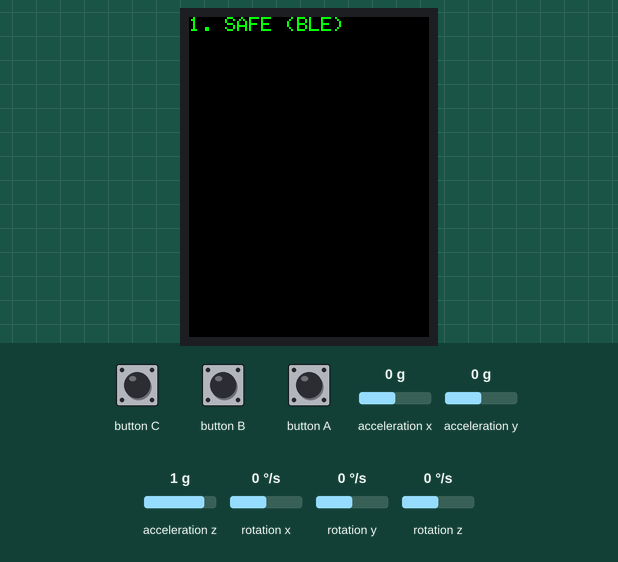
This sketch was run on a simulated ESP32. Parts: 240×320 colour display. Inputs (shaded band) come from the test bench; at power-on: acceleration x 0 g, acceleration y 0 g, acceleration z 1 g, rotation x 0 °/s, rotation y 0 °/s, rotation z 0 °/s. Nothing arrives over Bluetooth unless stated; a phone connects over Bluetooth LE 3 s after start. At 11.0 s the program restarts the board; the recording ends there.

Above: at 3.8 s.
3.9 s: button A pressed for 0.15 s
At 5.7 s:
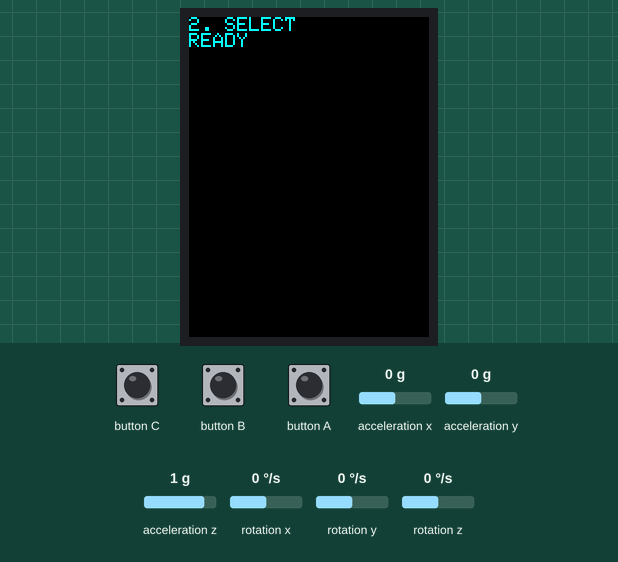
6.0 s: button A pressed for 1 s
At 7.18 s:
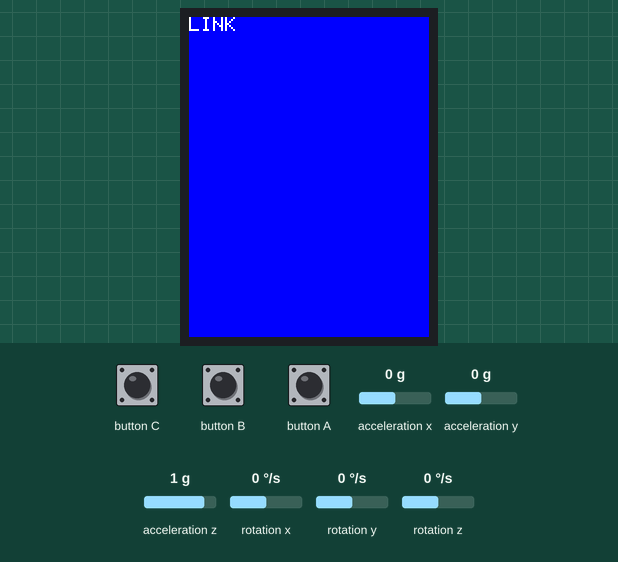
8.7 s: button A pressed for 0.15 s
At 10.0 s:
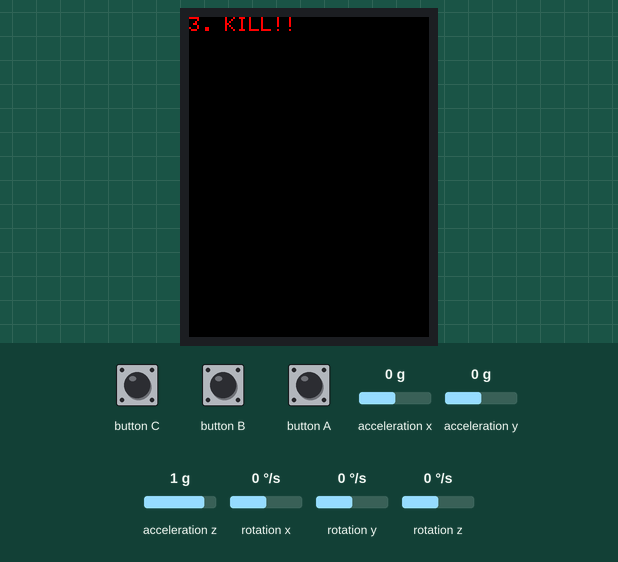
10.4 s: button B pressed for 0.15 s
At 10.72 s:
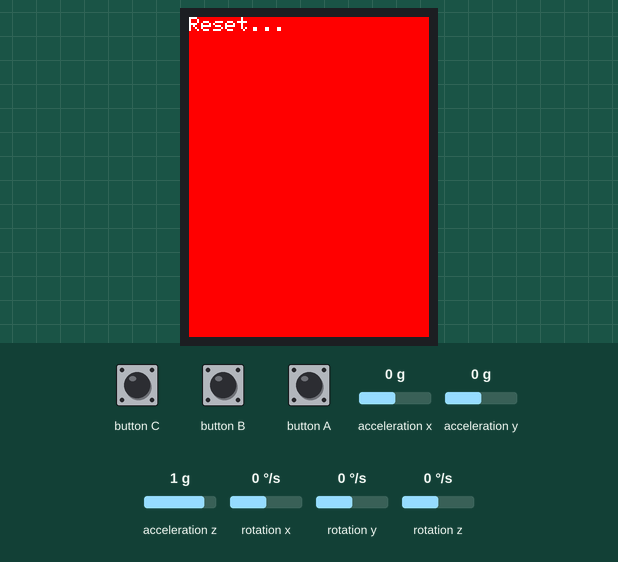
Timing chart, 0 to 11.0 s (numbered marks = the images above; inputs shaded):
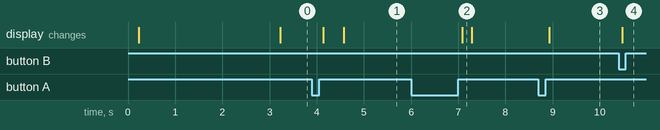

The sketch:

m5sticlS3Code.ino
```cpp
#include <M5Unified.h>
#include <BLEDevice.h>
#include <BLEServer.h>
#include <BLEUtils.h>
#include <BLE2902.h>
#include <math.h>

#define SERVICE_UUID        "4fafc201-1fb5-459e-8fcc-c5c9c331914b"
#define CHARACTERISTIC_UUID "beb5483e-36e1-4688-b7f5-ea07361b26a8"

namespace {

constexpr float DEG_TO_RAD_F = 0.01745329251994329577f;
constexpr float RAD_TO_DEG_F = 57.29577951308232088f;

// IMU filter and stability thresholds.
constexpr float ACCEL_STATIONARY_TOLERANCE_G = 0.08f;
constexpr float ACCEL_STATIONARY_EXIT_G = 0.12f;
constexpr float GYRO_STATIONARY_THRESHOLD_DPS = 6.0f;
constexpr float GYRO_STATIONARY_EXIT_DPS = 10.0f;
constexpr float ACCEL_REJECTION_RANGE_G = 0.20f;
constexpr float GYRO_ACCEL_REJECTION_DPS = 120.0f;
constexpr float MAHONY_KP_MOVING = 0.35f;
constexpr float MAHONY_KP_STATIONARY = 3.0f;
constexpr float GYRO_BIAS_TAU_SECONDS = 8.0f;
constexpr float TILT_LPF_TAU_SECONDS = 0.08f;

// Gesture thresholds. Enter and release values differ to prevent chatter.
constexpr float LEVEL_ENTER_DEG = 3.0f;
constexpr float LEVEL_EXIT_DEG = 6.0f;
constexpr float SELECT_ENTER_DEG = 15.0f;
constexpr float SELECT_RELEASE_DEG = 8.0f;
constexpr float CROSS_TILT_LIMIT_DEG = 35.0f;
constexpr float KILL_ACCEL_THRESHOLD_G = 2.5f;
constexpr float NAV_DIRECTION_SIGN = 1.0f;

constexpr uint32_t STATIONARY_HOLD_MS = 350;
constexpr uint32_t SELECT_REPEAT_MS = 400;
constexpr uint32_t KILL_COOLDOWN_MS = 600;
constexpr uint32_t KILL_TRANSITION_MS = 200;
constexpr uint32_t KILL_SELECT_MINIMUM_MS = 250;
constexpr uint32_t HEARTBEAT_MS = 1000;

struct OrientationState {
  float q0 = 1.0f;
  float q1 = 0.0f;
  float q2 = 0.0f;
  float q3 = 0.0f;
  float gyroBiasX = 0.0f;
  float gyroBiasY = 0.0f;
  float gyroBiasZ = 0.0f;
  float accelX = 0.0f;
  float accelY = 0.0f;
  float accelZ = 0.0f;
  float accelMagnitude = 0.0f;
  float navTiltDeg = 0.0f;
  float crossTiltDeg = 0.0f;
  float absoluteTiltDeg = 180.0f;
  float stationarySumX = 0.0f;
  float stationarySumY = 0.0f;
  float stationarySumZ = 0.0f;
  uint32_t stationarySamples = 0;
  uint32_t stationarySinceMs = 0;
  uint32_t levelSinceMs = 0;
  uint32_t lastSampleUs = 0;
  bool initialized = false;
  bool anglesInitialized = false;
  bool stationaryCandidate = false;
  bool stationary = false;
  bool levelCandidate = false;
  bool level = false;
  bool reseedPending = true;
  bool hasSample = false;
};

BLEServer* pServer = nullptr;
BLECharacteristic* pCharacteristic = nullptr;
volatile bool deviceConnected = false;
OrientationState orientation;
int currentMode = 0;
int navDirection = 0;
bool selectArmed = false;
bool killTransitionPending = false;
volatile bool screenDirty = true;
uint32_t selectNotBeforeMs = 0;
uint32_t killTransitionAtMs = 0;
uint32_t killFlashUntilMs = 0;
uint32_t linkFlashUntilMs = 0;
uint32_t lastKillTimeMs = 0;
uint32_t lastNavCommandTimeMs = 0;
uint32_t lastHeartbeatTimeMs = 0;

float clampUnit(float value) {
  if (value > 1.0f) return 1.0f;
  if (value < -1.0f) return -1.0f;
  return value;
}

float clamp01(float value) {
  if (value > 1.0f) return 1.0f;
  if (value < 0.0f) return 0.0f;
  return value;
}

bool elapsed(uint32_t now, uint32_t since, uint32_t interval) {
  return static_cast<uint32_t>(now - since) >= interval;
}

bool deadlineReached(uint32_t now, uint32_t deadline) {
  return static_cast<int32_t>(now - deadline) >= 0;
}

bool deadlinePending(uint32_t now, uint32_t deadline) {
  return deadline != 0 && static_cast<int32_t>(now - deadline) < 0;
}

void normalizeQuaternion() {
  const float norm = sqrtf(
    orientation.q0 * orientation.q0 + orientation.q1 * orientation.q1 +
    orientation.q2 * orientation.q2 + orientation.q3 * orientation.q3
  );
  if (norm < 0.000001f) {
    orientation.q0 = 1.0f;
    orientation.q1 = orientation.q2 = orientation.q3 = 0.0f;
    return;
  }
  const float inverseNorm = 1.0f / norm;
  orientation.q0 *= inverseNorm;
  orientation.q1 *= inverseNorm;
  orientation.q2 *= inverseNorm;
  orientation.q3 *= inverseNorm;
}

bool seedQuaternionFromAccel(float ax, float ay, float az) {
  const float norm = sqrtf(ax * ax + ay * ay + az * az);
  if (norm < 0.2f) return false;
  ax /= norm;
  ay /= norm;
  az /= norm;

  const float roll = atan2f(ay, az);
  const float pitch = atan2f(-ax, sqrtf(ay * ay + az * az));
  const float halfRoll = 0.5f * roll;
  const float halfPitch = 0.5f * pitch;
  const float cr = cosf(halfRoll);
  const float sr = sinf(halfRoll);
  const float cp = cosf(halfPitch);
  const float sp = sinf(halfPitch);

  orientation.q0 = cr * cp;
  orientation.q1 = sr * cp;
  orientation.q2 = cr * sp;
  orientation.q3 = -sr * sp;
  orientation.initialized = true;
  orientation.anglesInitialized = false;
  normalizeQuaternion();
  return true;
}

void resetStationaryWindow() {
  orientation.stationaryCandidate = false;
  orientation.stationarySinceMs = 0;
  orientation.stationarySumX = 0.0f;
  orientation.stationarySumY = 0.0f;
  orientation.stationarySumZ = 0.0f;
  orientation.stationarySamples = 0;
}

void beginLevelAcquisition(uint32_t readyNotBeforeMs) {
  selectArmed = false;
  navDirection = 0;
  selectNotBeforeMs = readyNotBeforeMs;
  orientation.stationary = false;
  orientation.level = false;
  orientation.levelCandidate = false;
  orientation.levelSinceMs = 0;
  orientation.reseedPending = true;
  resetStationaryWindow();
  screenDirty = true;
}

void updateEstimatedTilts(float dtSeconds, bool forceImmediate) {
  const float gx = 2.0f * (orientation.q1 * orientation.q3 - orientation.q0 * orientation.q2);
  const float gy = 2.0f * (orientation.q0 * orientation.q1 + orientation.q2 * orientation.q3);
  const float gz = orientation.q0 * orientation.q0 - orientation.q1 * orientation.q1
                 - orientation.q2 * orientation.q2 + orientation.q3 * orientation.q3;
  const float rawNavTilt = asinf(clampUnit(gy)) * RAD_TO_DEG_F;
  const float rawCrossTilt = asinf(clampUnit(-gx)) * RAD_TO_DEG_F;
  orientation.absoluteTiltDeg = acosf(clampUnit(gz)) * RAD_TO_DEG_F;

  if (forceImmediate || !orientation.anglesInitialized) {
    orientation.navTiltDeg = rawNavTilt;
    orientation.crossTiltDeg = rawCrossTilt;
    orientation.anglesInitialized = true;
    return;
  }
  const float alpha = clamp01(dtSeconds / (TILT_LPF_TAU_SECONDS + dtSeconds));
  orientation.navTiltDeg += alpha * (rawNavTilt - orientation.navTiltDeg);
  orientation.crossTiltDeg += alpha * (rawCrossTilt - orientation.crossTiltDeg);
}

bool updateOrientation() {
  if (!M5.Imu.update()) return false;
  const auto data = M5.Imu.getImuData();
  const uint32_t nowMs = millis();
  const uint32_t nowUs = micros();
  float dtSeconds = 0.0f;
  if (orientation.lastSampleUs != 0) {
    dtSeconds = static_cast<uint32_t>(nowUs - orientation.lastSampleUs) * 0.000001f;
  }
  orientation.lastSampleUs = nowUs;

  orientation.accelX = data.accel.x;
  orientation.accelY = data.accel.y;
  orientation.accelZ = data.accel.z;
  orientation.accelMagnitude = sqrtf(
    orientation.accelX * orientation.accelX +
    orientation.accelY * orientation.accelY +
    orientation.accelZ * orientation.accelZ
  );
  orientation.hasSample = true;

  const float correctedGx = data.gyro.x - orientation.gyroBiasX;
  const float correctedGy = data.gyro.y - orientation.gyroBiasY;
  const float correctedGz = data.gyro.z - orientation.gyroBiasZ;
  const float gyroMagnitude = sqrtf(
    correctedGx * correctedGx + correctedGy * correctedGy + correctedGz * correctedGz
  );
  const float accelError = fabsf(orientation.accelMagnitude - 1.0f);
  const bool stationaryEntry = accelError < ACCEL_STATIONARY_TOLERANCE_G &&
    gyroMagnitude < GYRO_STATIONARY_THRESHOLD_DPS;
  const bool stationaryHold = accelError < ACCEL_STATIONARY_EXIT_G &&
    gyroMagnitude < GYRO_STATIONARY_EXIT_DPS;

  if (orientation.stationary) {
    if (!stationaryHold) {
      orientation.stationary = false;
      orientation.level = false;
      orientation.levelCandidate = false;
      resetStationaryWindow();
    }
  } else if (stationaryEntry) {
    if (!orientation.stationaryCandidate) {
      resetStationaryWindow();
      orientation.stationaryCandidate = true;
      orientation.stationarySinceMs = nowMs;
    }
    orientation.stationarySumX += orientation.accelX;
    orientation.stationarySumY += orientation.accelY;
    orientation.stationarySumZ += orientation.accelZ;
    ++orientation.stationarySamples;
    if (elapsed(nowMs, orientation.stationarySinceMs, STATIONARY_HOLD_MS)) {
      orientation.stationary = true;
    }
  } else {
    resetStationaryWindow();
  }

  bool justSeeded = false;
  if (!orientation.initialized && accelError < ACCEL_REJECTION_RANGE_G) {
    justSeeded = seedQuaternionFromAccel(orientation.accelX, orientation.accelY, orientation.accelZ);
  }
  if (orientation.stationary && orientation.reseedPending && orientation.stationarySamples > 0) {
    const float inverseSamples = 1.0f / static_cast<float>(orientation.stationarySamples);
    justSeeded = seedQuaternionFromAccel(
      orientation.stationarySumX * inverseSamples,
      orientation.stationarySumY * inverseSamples,
      orientation.stationarySumZ * inverseSamples
    );
    if (justSeeded) orientation.reseedPending = false;
  }

  const bool validDt = dtSeconds > 0.0f && dtSeconds <= 0.05f;
  if (orientation.initialized && validDt && !justSeeded) {
    float ax = orientation.accelX;
    float ay = orientation.accelY;
    float az = orientation.accelZ;
    float feedbackX = 0.0f;
    float feedbackY = 0.0f;
    float feedbackZ = 0.0f;
    if (orientation.accelMagnitude > 0.2f) {
      const float inverseAccelNorm = 1.0f / orientation.accelMagnitude;
      ax *= inverseAccelNorm;
      ay *= inverseAccelNorm;
      az *= inverseAccelNorm;
      const float expectedX = 2.0f * (orientation.q1 * orientation.q3 - orientation.q0 * orientation.q2);
      const float expectedY = 2.0f * (orientation.q0 * orientation.q1 + orientation.q2 * orientation.q3);
      const float expectedZ = orientation.q0 * orientation.q0 - orientation.q1 * orientation.q1
                            - orientation.q2 * orientation.q2 + orientation.q3 * orientation.q3;
      float accelTrust = clamp01(1.0f - accelError / ACCEL_REJECTION_RANGE_G);
      if (gyroMagnitude > GYRO_ACCEL_REJECTION_DPS) accelTrust = 0.0f;
      const float kp = stationaryEntry ? MAHONY_KP_STATIONARY : MAHONY_KP_MOVING;
      feedbackX = kp * accelTrust * (ay * expectedZ - az * expectedY);
      feedbackY = kp * accelTrust * (az * expectedX - ax * expectedZ);
      feedbackZ = kp * accelTrust * (ax * expectedY - ay * expectedX);
    }

    const float gx = correctedGx * DEG_TO_RAD_F + feedbackX;
    const float gy = correctedGy * DEG_TO_RAD_F + feedbackY;
    const float gz = correctedGz * DEG_TO_RAD_F + feedbackZ;
    const float halfDt = 0.5f * dtSeconds;
    const float oldQ0 = orientation.q0;
    const float oldQ1 = orientation.q1;
    const float oldQ2 = orientation.q2;
    const float oldQ3 = orientation.q3;
    orientation.q0 += (-oldQ1 * gx - oldQ2 * gy - oldQ3 * gz) * halfDt;
    orientation.q1 += ( oldQ0 * gx + oldQ2 * gz - oldQ3 * gy) * halfDt;
    orientation.q2 += ( oldQ0 * gy - oldQ1 * gz + oldQ3 * gx) * halfDt;
    orientation.q3 += ( oldQ0 * gz + oldQ1 * gy - oldQ2 * gx) * halfDt;
    normalizeQuaternion();
  }

  if (orientation.stationary && validDt) {
    const float alpha = dtSeconds / (GYRO_BIAS_TAU_SECONDS + dtSeconds);
    orientation.gyroBiasX += alpha * (data.gyro.x - orientation.gyroBiasX);
    orientation.gyroBiasY += alpha * (data.gyro.y - orientation.gyroBiasY);
    orientation.gyroBiasZ += alpha * (data.gyro.z - orientation.gyroBiasZ);
  }
  if (orientation.initialized) updateEstimatedTilts(validDt ? dtSeconds : 0.01f, justSeeded);

  if (!orientation.stationary) {
    orientation.level = false;
    orientation.levelCandidate = false;
  } else if (orientation.level) {
    if (orientation.absoluteTiltDeg > LEVEL_EXIT_DEG) {
      orientation.level = false;
      orientation.levelCandidate = false;
    }
  } else if (orientation.absoluteTiltDeg <= LEVEL_ENTER_DEG) {
    if (justSeeded && !orientation.reseedPending) {
      orientation.level = true;
      orientation.levelCandidate = false;
    } else if (!orientation.levelCandidate) {
      orientation.levelCandidate = true;
      orientation.levelSinceMs = nowMs;
    } else if (elapsed(nowMs, orientation.levelSinceMs, STATIONARY_HOLD_MS)) {
      orientation.level = true;
      orientation.levelCandidate = false;
    }
  } else {
    orientation.levelCandidate = false;
  }
  return true;
}

void sendCommand(const char* command) {
  if (deviceConnected && pCharacteristic != nullptr) {
    pCharacteristic->setValue(command);
    pCharacteristic->notify();
  }
}

void sendCurrentMode() {
  if (currentMode == 0) sendCommand("0");
  else if (currentMode == 1) sendCommand("1");
  else if (currentMode == 2) sendCommand("2");
}

class MyServerCallbacks : public BLEServerCallbacks {
  void onConnect(BLEServer*) override {
    deviceConnected = true;
    screenDirty = true;
  }
  void onDisconnect(BLEServer*) override {
    deviceConnected = false;
    currentMode = 0;
    selectArmed = false;
    navDirection = 0;
    killTransitionPending = false;
    screenDirty = true;
    BLEDevice::startAdvertising();
  }
};

void drawScreenIfNeeded(uint32_t nowMs) {
  static bool previousConnected = false;
  static int previousMode = -1;
  static bool previousArmed = false;
  static uint8_t previousFlash = 255;
  uint8_t flash = 0;
  if (deadlinePending(nowMs, killFlashUntilMs)) flash = 1;
  else if (deadlinePending(nowMs, linkFlashUntilMs)) flash = 2;
  if (!screenDirty && previousConnected == deviceConnected && previousMode == currentMode &&
      previousArmed == selectArmed && previousFlash == flash) return;

  previousConnected = deviceConnected;
  previousMode = currentMode;
  previousArmed = selectArmed;
  previousFlash = flash;
  screenDirty = false;
  M5.Display.fillScreen(flash == 1 ? RED : (flash == 2 ? BLUE : BLACK));
  M5.Display.setCursor(0, 0);

  if (flash == 1) {
    M5.Display.setTextColor(WHITE);
    M5.Display.println("SLASH!");
  } else if (flash == 2) {
    M5.Display.setTextColor(WHITE);
    M5.Display.println("LINK");
  } else if (!deviceConnected) {
    M5.Display.setTextColor(YELLOW);
    M5.Display.println("Waiting BLE...");
  } else if (currentMode == 0) {
    M5.Display.setTextColor(GREEN);
    M5.Display.println("1. SAFE (BLE)");
  } else if (currentMode == 1) {
    if (selectArmed) {
      M5.Display.setTextColor(CYAN);
      M5.Display.println("2. SELECT");
      M5.Display.println("READY");
    } else {
      M5.Display.setTextColor(YELLOW);
      M5.Display.println("LEVEL...");
      M5.Display.println("Keep still");
    }
  } else if (currentMode == 2) {
    M5.Display.setTextColor(RED);
    M5.Display.println("3. KILL!!");
  }
  M5.Display.setTextColor(WHITE);
}

void handleSelectMode(uint32_t nowMs) {
  if (!selectArmed) {
    if (deadlineReached(nowMs, selectNotBeforeMs) && orientation.stationary &&
        orientation.level && !orientation.reseedPending) {
      selectArmed = true;
      navDirection = 0;
      lastNavCommandTimeMs = nowMs;
      screenDirty = true;
    }
    return;
  }
  if (!orientation.stationary || fabsf(orientation.crossTiltDeg) > CROSS_TILT_LIMIT_DEG) return;

  const float navTilt = orientation.navTiltDeg * NAV_DIRECTION_SIGN;
  int nextDirection = navDirection;
  if (navTilt >= SELECT_ENTER_DEG) nextDirection = 1;
  else if (navTilt <= -SELECT_ENTER_DEG) nextDirection = -1;
  else if (fabsf(navTilt) <= SELECT_RELEASE_DEG) nextDirection = 0;

  if (nextDirection != navDirection) {
    navDirection = nextDirection;
    if (navDirection != 0) {
      sendCommand(navDirection > 0 ? "U" : "D");
      lastNavCommandTimeMs = nowMs;
      lastHeartbeatTimeMs = nowMs;
    }
  } else if (navDirection != 0 && elapsed(nowMs, lastNavCommandTimeMs, SELECT_REPEAT_MS)) {
    sendCommand(navDirection > 0 ? "U" : "D");
    lastNavCommandTimeMs = nowMs;
    lastHeartbeatTimeMs = nowMs;
  }
}

void startKillTransition(uint32_t nowMs) {
  sendCommand("K");
  killTransitionPending = true;
  killTransitionAtMs = nowMs + KILL_TRANSITION_MS;
  killFlashUntilMs = killTransitionAtMs;
  lastKillTimeMs = nowMs;
  lastHeartbeatTimeMs = nowMs;
  beginLevelAcquisition(nowMs + KILL_SELECT_MINIMUM_MS);
  screenDirty = true;
}

}  // namespace

void setup() {
  auto cfg = M5.config();
  M5.begin(cfg);
  Serial.begin(115200);

#if defined(ARDUINO_M5STACK_STICKS3) && \
    (M5UNIFIED_VERSION_MAJOR * 10000 + M5UNIFIED_VERSION_MINOR * 100 + M5UNIFIED_VERSION_PATCH) < 222
  M5.Imu.setAxisOrder(
    m5::IMU_Class::axis_y_pos,
    m5::IMU_Class::axis_x_neg,
    m5::IMU_Class::axis_z_pos
  );
#endif

  BLEDevice::init("M5-TaskKill-BLE");
  pServer = BLEDevice::createServer();
  pServer->setCallbacks(new MyServerCallbacks());
  BLEService* pService = pServer->createService(SERVICE_UUID);
  pCharacteristic = pService->createCharacteristic(
    CHARACTERISTIC_UUID,
    BLECharacteristic::PROPERTY_READ |
    BLECharacteristic::PROPERTY_WRITE |
    BLECharacteristic::PROPERTY_NOTIFY |
    BLECharacteristic::PROPERTY_INDICATE
  );
  pCharacteristic->addDescriptor(new BLE2902());
  pService->start();

  BLEAdvertising* pAdvertising = BLEDevice::getAdvertising();
  pAdvertising->addServiceUUID(SERVICE_UUID);
  pAdvertising->setScanResponse(true);
  pAdvertising->setMinPreferred(0x0);
  BLEDevice::startAdvertising();

  M5.Display.setRotation(0);
  M5.Display.setTextSize(2);
  screenDirty = true;
  drawScreenIfNeeded(millis());
}

void loop() {
  M5.update();
  const bool imuUpdated = updateOrientation();
  const uint32_t nowMs = millis();
  bool primaryButtonHandled = false;

  if (killTransitionPending && deadlineReached(nowMs, killTransitionAtMs)) {
    killTransitionPending = false;
    currentMode = 1;
    sendCommand("1");
    lastHeartbeatTimeMs = nowMs;
    screenDirty = true;
  }

  if (deviceConnected) {
    if (elapsed(nowMs, lastHeartbeatTimeMs, HEARTBEAT_MS)) {
      sendCurrentMode();
      lastHeartbeatTimeMs = nowMs;
    }

    if (M5.BtnB.wasPressed()) {
      M5.Display.fillScreen(RED);
      M5.Display.setCursor(0, 0);
      M5.Display.setTextColor(WHITE);
      M5.Display.println("Reset...");
      delay(500);
      ESP.restart();
    }

    if (!killTransitionPending && M5.BtnA.wasReleased()) {
      primaryButtonHandled = true;
      if (M5.BtnA.wasReleaseFor(800)) {
        sendCommand("L");
        linkFlashUntilMs = nowMs + 200;
        lastHeartbeatTimeMs = nowMs;
        screenDirty = true;
      } else {
        currentMode = (currentMode + 1) % 3;
        if (currentMode == 1) beginLevelAcquisition(nowMs);
        else {
          selectArmed = false;
          navDirection = 0;
          screenDirty = true;
        }
        sendCurrentMode();
        lastHeartbeatTimeMs = nowMs;
      }
    }

    if (!killTransitionPending && !primaryButtonHandled) {
      if (currentMode == 2 && imuUpdated && elapsed(nowMs, lastKillTimeMs, KILL_COOLDOWN_MS)) {
        if (fabsf(orientation.accelX) > KILL_ACCEL_THRESHOLD_G ||
            fabsf(orientation.accelY) > KILL_ACCEL_THRESHOLD_G ||
            fabsf(orientation.accelZ) > KILL_ACCEL_THRESHOLD_G) {
          startKillTransition(nowMs);
        }
      } else if (currentMode == 1) {
        handleSelectMode(nowMs);
      }
    }
  }

  drawScreenIfNeeded(nowMs);
  delay(5);
}
```

Measured:
- after the input at 3.9 s, the display: first changes after 0.23 s (image 1 shows a later state)
- after the input at 6.0 s, the display: changes after 1.1 s (image 2)
- after the input at 8.7 s, the display: changes after 0.23 s (image 3)
- after the input at 10.4 s, the display: changes after 0.08 s (image 4)
